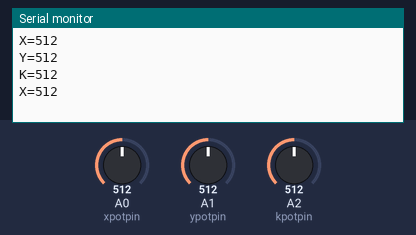
Recording of a sketch running on a simulated Arduino Uno, built with avr-gcc and run on an emulated ATmega328P. Shown: the last lines printed to the serial monitor. The test bench sets the inputs (shaded band); at power-on: A2 (kpotpin) = 512, A0 (xpotpin) = 512, A1 (ypotpin) = 512.

Above: at 3.8 s.
3.9 s: A2 (kpotpin) set to 490
At 4.7 s:
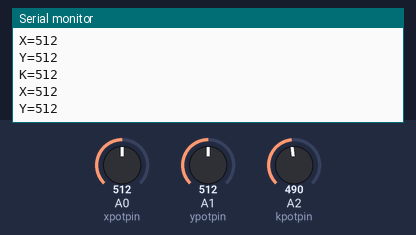
10.5 s: A0 (xpotpin) set to 490
At 11.8 s:
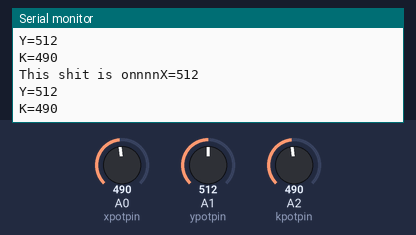
14.4 s: A1 (ypotpin) set to 490
At 15.6 s:
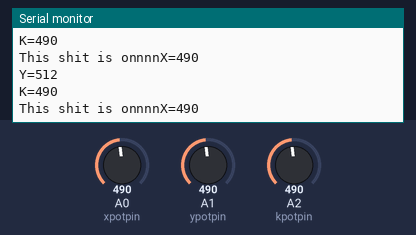
18.3 s: A0 (xpotpin) set to 510
At 19.8 s:
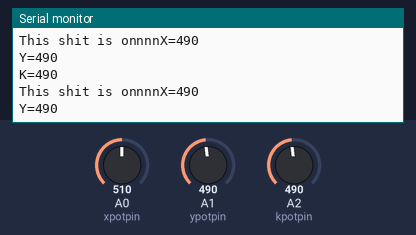
22.2 s: A1 (ypotpin) set to 510
At 23.8 s:
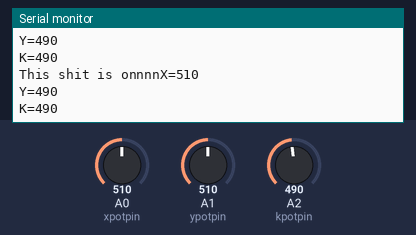
26.1 s: A2 (kpotpin) set to 513
At 26.1 s:
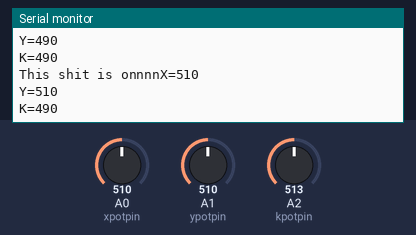
Timing chart, 0 to 29.1 s (numbered marks = the images above; inputs shaded):
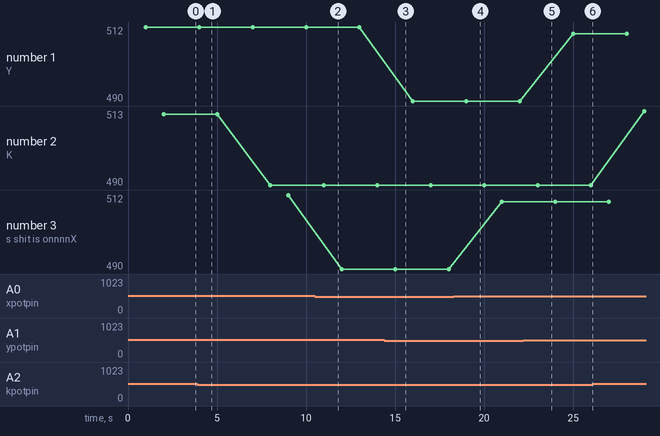

Measured:
- plotted number 2: 512 → 490 after the input at 3.9 s, 490 → 513 after the input at 26.1 s
- plotted number 3: 490 → 510 after the input at 18.3 s

The sketch:

Ps2_Joystick.ino
```cpp
int xpotpin = 0;
int ypotpin = 1;
int kpotpin=2;
int xval = 0;
int yval = 0;
int kval = 0;

void setup() {
  // put your setup code here, to run once:
Serial.begin(9600);
}

void loop() {
  // put your main code here, to run repeatedly:
xval = analogRead(xpotpin);
yval= analogRead(ypotpin);
kval =analogRead(kpotpin);

Serial.print("X=");
Serial.println(xval);
delay(1000);

Serial.print("Y=");
Serial.println(yval);
delay(1000);

Serial.print("K=");
Serial.println(kval);
delay(1000);
if(kval<500)
Serial.print("This shit is onnnn");

}
```
